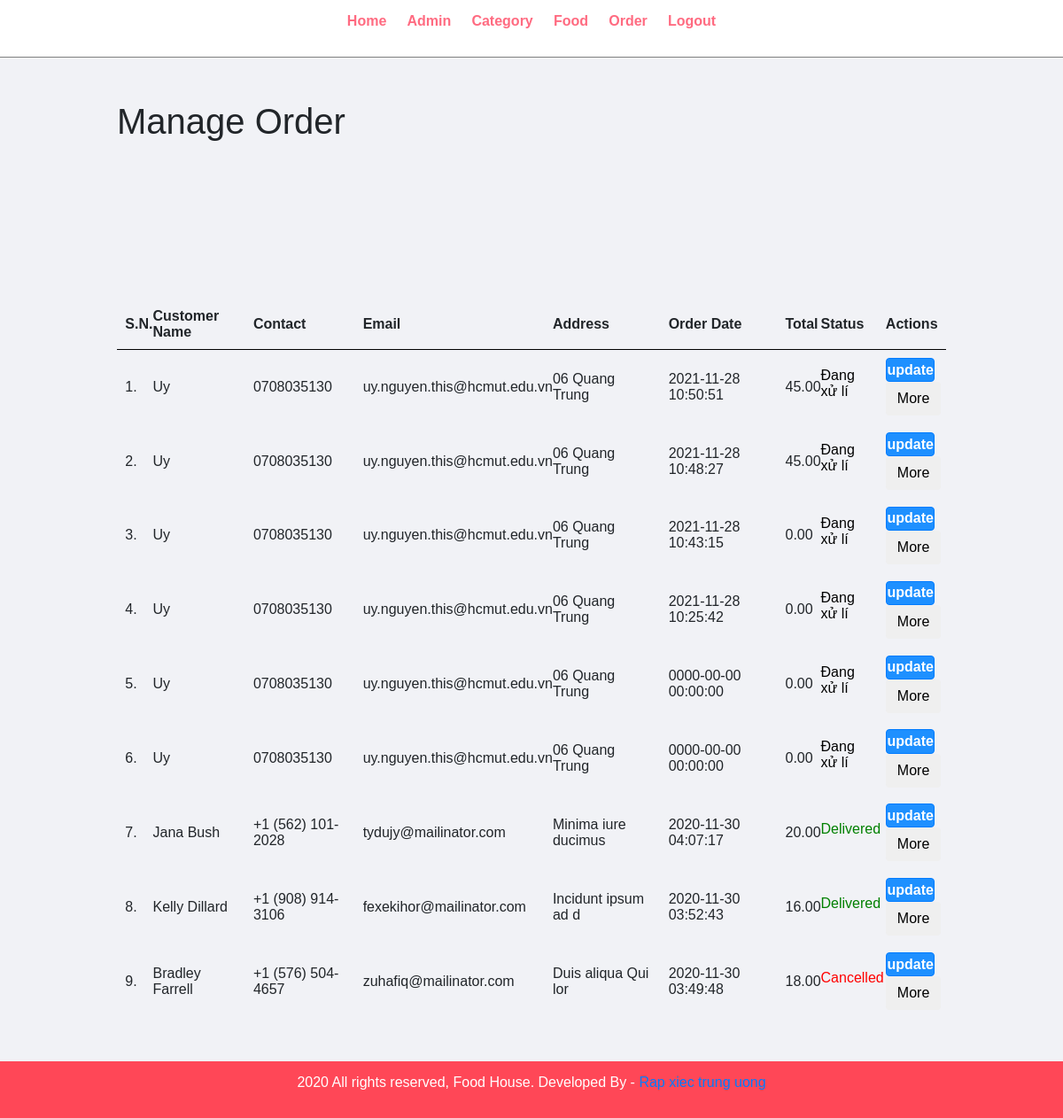
/view/admin/manage-order.php (signed in), run on the app's committed database.
### tables this page shows
CREATE TABLE `tbl_order` (
  `id` int(10) UNSIGNED NOT NULL,
  `total` decimal(10,2) NOT NULL,
  `order_date` datetime NOT NULL,
  `status` varchar(50) NOT NULL,
  `customer_name` varchar(150) NOT NULL,
  `customer_contact` varchar(20) NOT NULL,
  `customer_email` varchar(150) NOT NULL,
  `customer_address` varchar(255) NOT NULL
);

### view/admin/manage-order.php (the view, shortened to what this page needs)
<?php include('partials/menu.php'); ?>
<div class="main-content">
    <div class="wrapper">
        <h1>Manage Order</h1>
                <br /><br /><br />
                <br><br>
                <table class="tbl-full">
                    <tr>
                        <th>S.N.</th>
                        <th>Customer Name</th>
                        <th>Contact</th>
                        <th>Email</th>
                        <th>Address</th>
                        <th>Order Date</th>
                        <th>Total</th>
                        <th>Status</th>
                        <th>Actions</th>
                    </tr>
                    <?php
                        $sql = "SELECT * FROM tbl_order ORDER BY id DESC";
                        $res = mysqli_query($conn, $sql);
                        $count = mysqli_num_rows($res);
                        $sn = 1;
                        if($count>0)
                        {
                            while($row=mysqli_fetch_assoc($res))
                            {
                                $id = $row['id'];
                                $customer_name = $row['customer_name'];
                                $customer_contact = $row['customer_contact'];
                                $customer_email = $row['customer_email'];
                                $customer_address = $row['customer_address'];
                                $order_date = $row['order_date'];
                                $total = $row['total'];
                                $status = $row['status'];
                                if($status != "Completed"){
                                ?>
                                    <tr>
                                        <td><?php echo $sn++; ?>. </td>
                                        <td><?php echo $customer_name; ?></td>
                                        <td><?php echo $customer_contact; ?></td>
                                        <td><?php echo $customer_email; ?></td>
                                        <td><?php echo $customer_address; ?></td>
                                        <td><?php echo $order_date; ?></td>
                                        <td><?php echo $total; ?></td>
                                        <td>
                                            <?php
                                                if($status=="Ordered")
                                                {
                                                    echo "<label class='status_order'>$status</label>";
                                                }
                                                elseif($status=="On Delivery")
                                                {
                                                    echo "<label class='status_order' style='color: orange;'>$status</label>";
                                                }
                                                elseif($status=="Delivered")
                                                {
                                                    echo "<label class='status_order' style='color: green;'>$status</label>";
                                                }
                                                elseif($status=="Cancelled")
                                                {
                                                    echo "<label class='status_order' style='color: red;'>$status</label>";
                                                }
                                                else
                                                    echo "<label class='status_order' style='color: black;'>$status</label>";
                                            ?>
                                        </td>
                                        <td>
                                            <form class="editOrderForm">
                                                <button class="btn btn-primary" type="submit">update</button>
                                            </form>
                                            <button class="btn" data-toggle="modal" data-target="#Modal<?php echo $id;?>">More</button>
                                        </td>
                                    </tr>
                                                         <?php
                                                            }
                                                        ?>
                                <?php
                            }
                        }
                        else
                        {
                            echo "<tr><td colspan='12' class='error'>Orders not Available</td></tr>";
                        }
                    ?>
                </table>
    </div>
</div>
<?php include('partials/footer.php'); ?>

### public/css/admin.css (style rules this page uses)
* { margin: 0; padding: 0; font-family: Arial, Helvetica, sans-serif; }
.wrapper { padding: 1%; width: 80%; margin: 0 auto; }
.tbl-full { width: 100%; }
table tr th { border-bottom: 1px solid black; padding: 1%; text-align: left; }
table tr td { padding: 1%; }
.btn-primary { background-color: #1e90ff; padding: 1%; color: white; text-decoration: none; font-weight: bold; }
.main-content { background-color: #f1f2f6; padding: 3% 0; }
table { margin-top: 50px; }
table button { margin-right: 15px; }

### data on the page
tbl_order: customer_name "Uy", customer_contact "0708035130", customer_email "uy.nguyen.this@hcmut.edu.vn", customer_address "06 Quang Trung", order_date "2021-11-28 10:50:51", total "45.00", status "Đang xử lí"
tbl_order: customer_name "Uy", customer_contact "0708035130", customer_email "uy.nguyen.this@hcmut.edu.vn", customer_address "06 Quang Trung", order_date "2021-11-28 10:48:27", total "45.00", status "Đang xử lí"
tbl_order: customer_name "Uy", customer_contact "0708035130", customer_email "uy.nguyen.this@hcmut.edu.vn", customer_address "06 Quang Trung", order_date "2021-11-28 10:43:15", total "0.00", status "Đang xử lí"
tbl_order: customer_name "Uy", customer_contact "0708035130", customer_email "uy.nguyen.this@hcmut.edu.vn", customer_address "06 Quang Trung", order_date "2021-11-28 10:25:42", total "0.00", status "Đang xử lí"
tbl_order: customer_name "Uy", customer_contact "0708035130", customer_email "uy.nguyen.this@hcmut.edu.vn", customer_address "06 Quang Trung", order_date "0000-00-00 00:00:00", total "0.00", status "Đang xử lí"
tbl_order: customer_name "Uy", customer_contact "0708035130", customer_email "uy.nguyen.this@hcmut.edu.vn", customer_address "06 Quang Trung", order_date "0000-00-00 00:00:00", total "0.00", status "Đang xử lí"
tbl_order: customer_name "Jana Bush", customer_contact "+1 (562) 101-2028", customer_email "tydujy@mailinator.com", customer_address "Minima iure ducimus", order_date "2020-11-30 04:07:17", total "20.00", status "Delivered"
tbl_order: customer_name "Kelly Dillard", customer_contact "+1 (908) 914-3106", customer_email "fexekihor@mailinator.com", customer_address "Incidunt ipsum ad d", order_date "2020-11-30 03:52:43", total "16.00", status "Delivered"
tbl_order: customer_name "Bradley Farrell", customer_contact "+1 (576) 504-4657", customer_email "zuhafiq@mailinator.com", customer_address "Duis aliqua Qui lor", order_date "2020-11-30 03:49:48", total "18.00", status "Cancelled"
